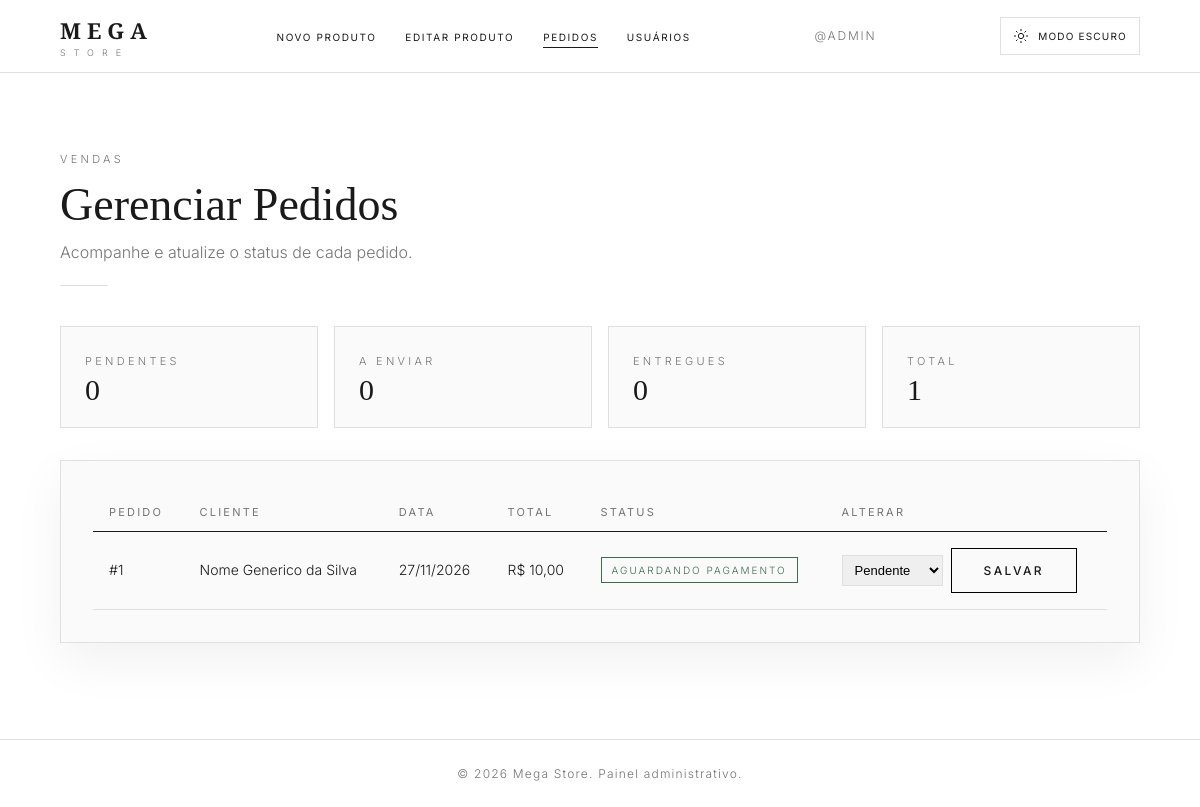
The page /admin/gerenciar_pedidos.php?erro=1 on the database its author committed.
### tables this page shows
CREATE TABLE `tb_venda` (
  `id_venda` int(11) NOT NULL,
  `id_usuario` int(11) NOT NULL,
  `data_pedido` date NOT NULL,
  `status_venda` varchar(55) NOT NULL,
  `valor_total` double(12,2) NOT NULL,
  `id_endereco` int(11) NOT NULL
);

CREATE TABLE `tb_usuario` (
  `id_usuario` int(11) NOT NULL,
  `nome_usuario` varchar(255) NOT NULL,
  `email` varchar(255) NOT NULL,
  `senha` varchar(255) NOT NULL,
  `cpf` varchar(14) DEFAULT NULL,
  `numero` varchar(11) DEFAULT NULL,
  `tipo` tinyint(1) NOT NULL,
  `data_cadastro` date NOT NULL,
  `modo_tela` tinyint(1) NOT NULL
);

### admin/gerenciar_pedidos.php (the view, shortened to what this page needs)
<?php
include "../geral/conexao.php";
$pedidosSql = mysqli_query($con, "
    SELECT v.*, u.nome_usuario
    FROM tb_venda v
    INNER JOIN tb_usuario u ON u.id_usuario = v.id_usuario
    ORDER BY v.data_pedido DESC
");
$pedidos = mysqli_fetch_all($pedidosSql, MYSQLI_ASSOC);
?>
<!DOCTYPE html>
<html lang="pt-BR">
<head>
    <link rel="stylesheet" href="admin.css">
</head>
<body>
    <header class="header">
        <div class="header__inner">
            <a href="../home/Tl_principal.html" class="logo"><b>MEGA</b><span>STORE</span></a>
            <ul class="nav">
                <li><a href="cadastro_produto.php">Novo Produto</a></li>
                <li><a href="editar_produto.php">Editar Produto</a></li>
                <li><a href="gerenciar_pedidos.php" class="on">Pedidos</a></li>
                <li><a href="usuarios.php">Usuários</a></li>
            </ul>
            <span class="user">@ADMIN</span>
            <button class="theme-toggle" type="button" data-theme-toggle aria-label="Ativar modo escuro" aria-pressed="false">
                <svg viewBox="0 0 24 24" aria-hidden="true"><circle cx="12" cy="12" r="4"></circle><path d="M12 2v2m0 16v2M4.93 4.93l1.42 1.42m11.3 11.3 1.42 1.42M2 12h2m16 0h2M4.93 19.07l1.42-1.42m11.3-11.3 1.42-1.42"></path></svg>
                <span data-theme-label>Modo escuro</span>
            </button>
        </div>
    </header>
    <main class="page">
        <span class="label">Vendas</span>
        <h1>Gerenciar Pedidos</h1>
        <p class="sub">Acompanhe e atualize o status de cada pedido.</p>
        <div class="divider"></div>
        <div class="stats">
            <div class="stat"><span class="label">Pendentes</span><b><?php echo count(array_filter($pedidos, fn($pedido) => $pedido['status_venda'] === 'Pendente')); ?></b></div>
            <div class="stat"><span class="label">A enviar</span><b><?php echo count(array_filter($pedidos, fn($pedido) => $pedido['status_venda'] === 'Pago')); ?></b></div>
            <div class="stat"><span class="label">Entregues</span><b><?php echo count(array_filter($pedidos, fn($pedido) => $pedido['status_venda'] === 'Entregue')); ?></b></div>
            <div class="stat"><span class="label">Total</span><b><?= count($pedidos) ?></b></div>
        </div>
        <div class="card">
            <div class="tw">
                <table>
                    <thead>
                        <tr>
                            <th>Pedido</th>
                            <th>Cliente</th>
                            <th>Data</th>
                            <th>Total</th>
                            <th>Status</th>
                            <th>Alterar</th>
                        </tr>
                    </thead>
                    <tbody>
                        <?php foreach ($pedidos as $pedido): ?>
                            <tr>
                                <td>#<?= (int) $pedido['id_venda'] ?></td>
                                <td><?= htmlspecialchars($pedido['nome_usuario']) ?></td>
                                <td><?= date('d/m/Y', strtotime($pedido['data_pedido'])) ?></td>
                                <td>R$ <?= number_format((float) $pedido['valor_total'], 2, ',', '.') ?></td>
                                <td>
                                    <span class="badge <?= $pedido['status_venda'] === 'Pendente' ? 'b-warn' : ($pedido['status_venda'] === 'Entregue' ? 'b-mut' : 'b-ok') ?>"><?= htmlspecialchars($pedido['status_venda']) ?></span>
                                </td>
                                <td>
                                    <form action="atualizar_pedido.php" method="post" class="inline-form">
                                        <select name="status_venda">
                                            <option value="Pendente" <?= $pedido['status_venda'] === 'Pendente' ? 'selected' : '' ?>>Pendente</option>
                                        </select>
                                        <button class="btn btn--o" type="submit">Salvar</button>
                                    </form>
                                </td>
                            </tr>
                        <?php endforeach; ?>
                    </tbody>
                </table>
            </div>
        </div>
    </main>
    <div class="foot">&copy; 2026 Mega Store. Painel administrativo.</div>
</body>
</html>

### rows shown on the page
tb_venda: status_venda "0", id_venda "1", id_usuario.nome_usuario "Nome Generico da Silva", data_pedido "27/11/2026", valor_total "10,00", status_venda "AGUARDANDO PAGAMENTO"

### other values the page prints
count($pedidos) "1"
